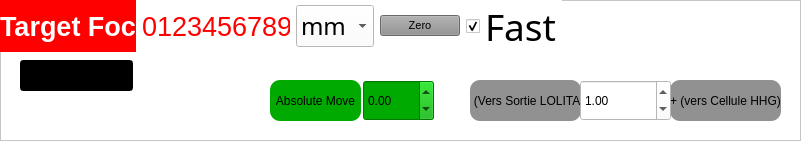
  <widget class="QFrame" name="frame_6">
   <property name="geometry">
    <rect>
     <x>0</x>
     <y>210</y>
     <width>801</width>
     <height>141</height>
    </rect>
   </property>
   <property name="styleSheet">
    <string notr="true">background-color: rgb(255, 255, 255);</string>
   </property>
   <property name="frameShape">
    <enum>QFrame::StyledPanel</enum>
   </property>
   <property name="frameShadow">
    <enum>QFrame::Raised</enum>
   </property>
   <property name="lineWidth">
    <number>2</number>
   </property>
   <widget class="QPushButton" name="AbsMove">
    <property name="geometry">
     <rect>
      <x>270</x>
      <y>80</y>
      <width>91</width>
      <height>41</height>
     </rect>
    </property>
    <property name="styleSheet">
     <string notr="true">background-color: rgb(0, 170, 0);
border-radius:10px</string>
    </property>
    <property name="text">
     <string>Absolute Move</string>
    </property>
   </widget>
   <widget class="QPushButton" name="plus">
    <property name="geometry">
     <rect>
      <x>670</x>
      <y>80</y>
      <width>111</width>
      <height>41</height>
     </rect>
    </property>
    <property name="styleSheet">
     <string notr="true">background-color: rgb(145, 145, 145);
border-radius:10px</string>
    </property>
    <property name="text">
     <string>+ (vers Cellule HHG)</string>
    </property>
   </widget>
   <widget class="QPushButton" name="moins">
    <property name="geometry">
     <rect>
      <x>470</x>
      <y>80</y>
      <width>111</width>
      <height>41</height>
     </rect>
    </property>
    <property name="styleSheet">
     <string notr="true">background-color: rgb(145, 145, 145);
border-radius:10px</string>
    </property>
    <property name="text">
     <string>- (Vers Sortie LOLITA)</string>
    </property>
   </widget>
   <widget class="QLineEdit" name="enPosition_Foc">
    <property name="geometry">
     <rect>
      <x>20</x>
      <y>60</y>
      <width>113</width>
      <height>31</height>
     </rect>
    </property>
    <property name="font">
     <font>
      <pointsize>16</pointsize>
      <weight>75</weight>
      <bold>true</bold>
     </font>
    </property>
    <property name="styleSheet">
     <string notr="true">background-color: rgb(0, 0, 0);
color: rgb(255, 255, 0);</string>
    </property>
    <property name="text">
     <string/>
    </property>
    <property name="alignment">
     <set>Qt::AlignCenter</set>
    </property>
   </widget>
   <widget class="QDoubleSpinBox" name="jogStep_2">
    <property name="geometry">
     <rect>
      <x>580</x>
      <y>80</y>
      <width>91</width>
      <height>41</height>
     </rect>
    </property>
    <property name="styleSheet">
     <string notr="true">background-color: rgb(255, 255, 255);</string>
    </property>
    <property name="minimum">
     <double>-10000.000000000000000</double>
    </property>
    <property name="maximum">
     <double>10000.000000000000000</double>
    </property>
    <property name="value">
     <double>1.000000000000000</double>
    </property>
   </widget>
   <widget class="QDoubleSpinBox" name="MoveVal">
    <property name="geometry">
     <rect>
      <x>363</x>
      <y>80</y>
      <width>71</width>
      <height>41</height>
     </rect>
    </property>
    <property name="styleSheet">
     <string notr="true">background-color: rgb(255, 255, 255);
background-color: rgb(0, 170, 0);</string>
    </property>
    <property name="minimum">
     <double>-5000.000000000000000</double>
    </property>
    <property name="maximum">
     <double>5000.000000000000000</double>
    </property>
   </widget>
   <widget class="QWidget" name="layoutWidget">
    <property name="geometry">
     <rect>
      <x>0</x>
      <y>0</y>
      <width>562</width>
      <height>52</height>
     </rect>
    </property>
    <layout class="QHBoxLayout" name="horizontalLayout_4">
     <item>
      <widget class="QLabel" name="nomFoc">
       <property name="font">
        <font>
         <pointsize>20</pointsize>
         <weight>75</weight>
         <bold>true</bold>
        </font>
       </property>
       <property name="styleSheet">
        <string notr="true">color: rgb(255, 255, 255);
background-color: rgb(255, 0, 0);
</string>
       </property>
       <property name="text">
        <string>Target Foc</string>
       </property>
      </widget>
     </item>
     <item>
      <widget class="QLabel" name="position_Foc">
       <property name="maximumSize">
        <size>
         <width>150</width>
         <height>16777215</height>
        </size>
       </property>
       <property name="font">
        <font>
         <pointsize>20</pointsize>
        </font>
       </property>
       <property name="styleSheet">
        <string notr="true">color: rgb(255, 0, 0);
</string>
       </property>
       <property name="text">
        <string>0123456789</string>
       </property>
      </widget>
     </item>
     <item>
      <widget class="QComboBox" name="unitFocBouton">
       <property name="font">
        <font>
         <family>Trebuchet MS</family>
         <pointsize>18</pointsize>
        </font>
       </property>
       <property name="styleSheet">
        <string notr="true">background-color: rgb(255, 255, 255);</string>
       </property>
       <property name="currentIndex">
        <number>2</number>
       </property>
       <property name="frame">
        <bool>true</bool>
       </property>
       <item>
        <property name="text">
         <string>step</string>
        </property>
       </item>
       <item>
        <property name="text">
         <string>um</string>
        </property>
       </item>
       <item>
        <property name="text">
         <string>mm</string>
        </property>
       </item>
       <item>
        <property name="text">
         <string>ps</string>
        </property>
       </item>
      </widget>
     </item>
     <item>
      <widget class="QPushButton" name="zeroButtonFoc">
       <property name="font">
        <font>
         <pointsize>8</pointsize>
        </font>
       </property>
       <property name="styleSheet">
        <string notr="true">background-color: rgb(145, 145, 145);</string>
       </property>
       <property name="text">
        <string>Zero</string>
       </property>
      </widget>
     </item>
     <item>
      <widget class="QCheckBox" name="speed">
       <property name="font">
        <font>
         <family>Trebuchet MS</family>
         <pointsize>28</pointsize>
        </font>
       </property>
       <property name="text">
        <string>Fast</string>
       </property>
       <property name="checked">
        <bool>true</bool>
       </property>
      </widget>
     </item>
    </layout>
   </widget>
  </widget>
